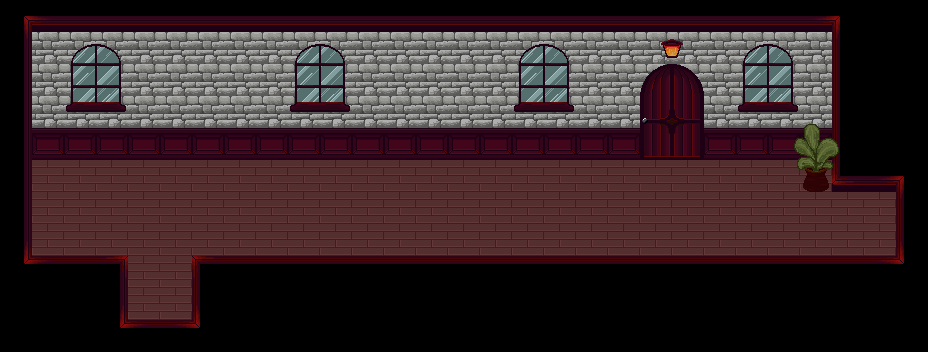

A 2D game scene composited from a Tiled map and its tileset images. What follows is a short description and the map's XML, with every tile layer's data as written:
An orthogonal 29x11 tile map with 32x32 px tiles, 4 tile layers (floor, wall, door, tree), 2 tilesets and 9 objects.

<map version="1.10" tiledversion="1.11.0" orientation="orthogonal" renderorder="right-down" width="29" height="11" tilewidth="32" tileheight="32" infinite="0" nextlayerid="9" nextobjectid="14">
 <tileset firstgid="1" source="chuchasset.tsx" />
 <tileset firstgid="783" source="chuchasset2.tsx" />
 <layer id="1" name="floor" width="29" height="11">
  <data encoding="csv">
0,0,0,0,0,0,0,0,0,0,0,0,0,0,0,0,0,0,0,0,0,0,0,0,0,0,0,0,0,
0,0,0,250,251,173,173,173,173,173,173,173,173,173,173,173,173,173,173,173,173,173,173,173,173,173,0,0,0,
0,0,0,284,285,173,173,173,173,173,173,173,173,173,173,173,173,173,173,173,173,173,173,173,173,281,0,0,0,
0,0,0,318,319,173,173,173,173,173,173,173,173,173,173,173,173,173,173,173,173,173,173,173,173,173,0,0,0,
0,0,0,0,173,173,173,173,173,173,173,173,173,173,173,173,173,173,173,173,173,173,173,173,173,173,0,0,0,
0,173,173,173,173,173,173,173,173,173,173,173,173,173,173,173,173,173,173,173,173,173,173,173,173,173,0,0,0,
0,173,173,173,173,173,173,173,173,173,173,173,173,173,173,173,173,173,173,173,173,173,173,173,173,173,173,173,0,
0,173,173,173,173,173,173,173,173,173,173,173,173,173,173,173,173,173,173,173,173,173,173,173,173,173,173,173,0,
0,0,0,0,173,173,0,0,0,0,0,0,0,0,0,0,0,0,0,0,0,0,0,0,0,0,0,0,0,
0,0,0,0,173,173,0,0,0,0,0,0,0,0,0,0,0,0,0,0,0,0,0,0,0,0,0,0,0,
0,0,0,0,0,0,0,0,0,0,0,0,0,0,0,0,0,0,0,0,0,0,0,0,0,0,0,0,0
</data>
 </layer>
 <layer id="2" name="wall" width="29" height="11">
  <data encoding="csv">
1,2,3,3,3,3,3,3,3,3,3,3,3,3,3,3,3,3,3,3,3,3,3,3,3,4,5,0,0,
35,172,172,172,172,172,172,172,172,172,172,172,172,172,172,172,172,172,172,172,172,172,172,172,172,172,39,0,0,
69,172,172,172,172,172,172,172,172,172,172,172,172,172,172,172,172,172,172,172,172,172,172,172,172,172,73,0,0,
69,172,172,172,172,172,172,172,172,172,172,172,172,172,172,172,172,172,172,172,172,172,172,172,172,172,73,0,0,
69,71,71,71,71,71,71,71,71,71,71,71,71,71,71,71,71,71,71,71,71,71,71,71,71,71,73,0,0,
69,0,0,0,0,0,0,0,0,0,0,0,0,0,0,0,0,0,0,0,0,0,0,0,0,0,75,4,5,
69,0,0,0,0,0,0,0,0,0,0,0,0,0,0,0,0,0,0,0,0,0,0,0,0,0,0,0,39,
103,0,0,0,0,0,0,0,0,0,0,0,0,0,0,0,0,0,0,0,0,0,0,0,0,0,0,0,107,
137,138,139,108,0,0,109,139,139,139,139,139,139,139,139,139,139,139,139,139,139,139,139,139,139,139,139,140,141,
0,0,0,103,0,0,107,0,0,0,0,0,0,0,0,0,0,0,0,0,0,0,0,0,0,0,0,0,0,
0,0,0,137,138,140,141,0,0,0,0,0,0,0,0,0,0,0,0,0,0,0,0,0,0,0,0,0,0
</data>
 </layer>
 <layer id="3" name="door" width="29" height="11">
  <data encoding="csv">
0,0,0,0,0,0,0,0,0,0,0,0,0,0,0,0,0,0,0,0,0,0,0,0,0,0,0,0,0,
0,0,250,251,0,0,0,0,0,250,251,0,0,0,0,0,250,251,0,0,208,209,0,250,251,0,0,0,0,
0,0,284,285,0,0,0,0,0,284,285,0,0,0,0,0,284,285,0,0,206,207,0,284,285,0,0,0,0,
0,0,318,319,0,0,0,0,0,318,319,0,0,0,0,0,318,319,0,0,240,241,0,318,319,0,0,0,0,
0,0,0,0,0,0,0,0,0,0,0,0,0,0,0,0,0,0,0,0,274,275,0,0,0,0,0,0,0,
0,0,0,0,0,0,0,0,0,0,0,0,0,0,0,0,0,0,0,0,0,0,0,0,0,0,0,0,0,
0,0,0,0,0,0,0,0,0,0,0,0,0,0,0,0,0,0,0,0,0,0,0,0,0,0,0,0,0,
0,0,0,0,0,0,0,0,0,0,0,0,0,0,0,0,0,0,0,0,0,0,0,0,0,0,0,0,0,
0,0,0,0,0,0,0,0,0,0,0,0,0,0,0,0,0,0,0,0,0,0,0,0,0,0,0,0,0,
0,0,0,0,0,0,0,0,0,0,0,0,0,0,0,0,0,0,0,0,0,0,0,0,0,0,0,0,0,
0,0,0,0,0,0,0,0,0,0,0,0,0,0,0,0,0,0,0,0,0,0,0,0,0,0,0,0,0
</data>
 </layer>
 <layer id="4" name="tree" width="29" height="11">
  <data encoding="csv">
0,0,0,0,0,0,0,0,0,0,0,0,0,0,0,0,0,0,0,0,0,0,0,0,0,0,0,0,0,
0,0,0,0,0,0,0,0,0,0,0,0,0,0,0,0,0,0,0,0,0,0,0,0,0,0,0,0,0,
0,0,0,0,0,0,0,0,0,0,0,0,0,0,0,0,0,0,0,0,0,0,0,0,0,0,0,0,0,
0,0,0,0,0,0,0,0,0,0,0,0,0,0,0,0,0,0,0,0,0,0,0,0,963,874,0,0,0,
0,0,0,0,0,0,0,0,0,0,0,0,0,0,0,0,0,0,0,0,0,0,0,0,893,894,895,0,0,
0,0,0,0,0,0,0,0,0,0,0,0,0,0,0,0,0,0,0,0,0,0,0,0,913,914,915,0,0,
0,0,0,0,0,0,0,0,0,0,0,0,0,0,0,0,0,0,0,0,0,0,0,0,0,0,0,0,0,
0,0,0,0,0,0,0,0,0,0,0,0,0,0,0,0,0,0,0,0,0,0,0,0,0,0,0,0,0,
0,0,0,0,0,0,0,0,0,0,0,0,0,0,0,0,0,0,0,0,0,0,0,0,0,0,0,0,0,
0,0,0,0,0,0,0,0,0,0,0,0,0,0,0,0,0,0,0,0,0,0,0,0,0,0,0,0,0,
0,0,0,0,0,0,0,0,0,0,0,0,0,0,0,0,0,0,0,0,0,0,0,0,0,0,0,0,0
</data>
 </layer>
 <objectgroup id="5" name="Wall_Object">
  <object id="1" x="193.352" y="256.581" width="702.85" height="62.3126" />
  <object id="2" x="25.6581" y="253.832" width="102.633" height="65.0617" />
  <object id="3" x="832.057" y="30.24" width="63.229" height="160.363" />
  <object id="5" x="1.83272" y="15.5782" width="29.3236" height="245.585" />
  <object id="11" x="32.989" y="16.4945" width="607.548" height="141.12" />
  <object id="12" x="705.599" y="17.4109" width="125.542" height="139.287" />
 </objectgroup>
 <objectgroup id="6" name="Door_6">
  <object id="7" x="862.297" y="190.603" width="40.3199" height="65.9781" />
 </objectgroup>
 <objectgroup id="7" name="Door_7">
  <object id="10" x="641.454" y="64.1454" width="62.3126" height="92.5526" />
 </objectgroup>
 <objectgroup id="8" name="Door_11">
  <object id="13" x="124.625" y="285.905" width="70.5599" height="35.7381" />
 </objectgroup>
</map>